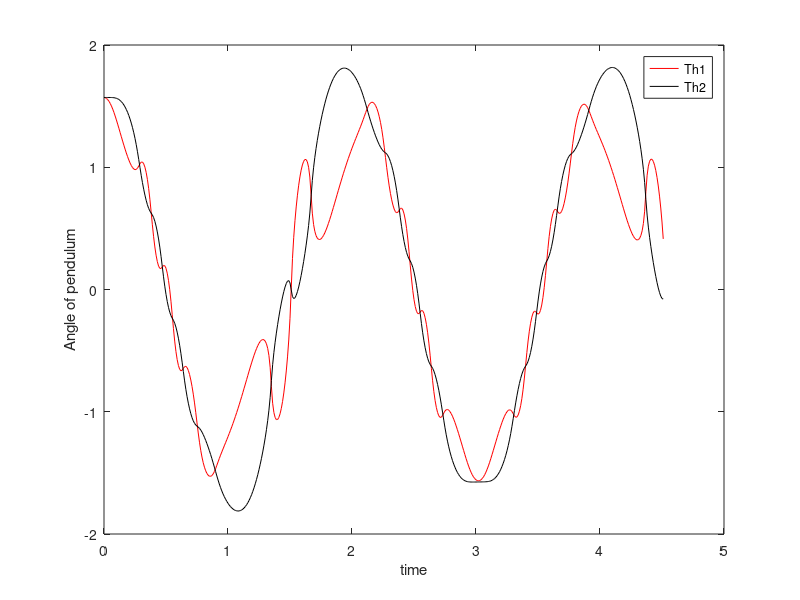
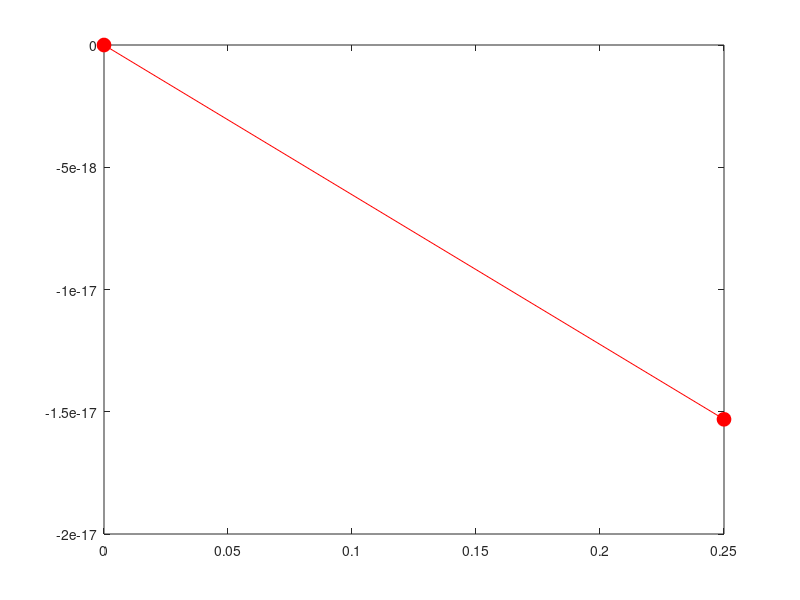

Write the MATLAB code that produced these figures, in order. (Note: this script raises an error after producing the figures.)
%% Mufi 2025 - Lecture 8. - Solution of ODEs
% Double-pendulum problem - m1, m2, L1, L2 
% Diff. eq. derived using Lagrange formalism
% Variables : Th1, Th2 
% ODE variables : 
% x(1) --> Th1, x(2) --> Th1', x(3) --> Th2, x(4) --> Th2'
% (m1+m2)*L1^2*Th1''+m2*L1*L2*cos(Th2-Th1)*Th2'' 
%   - m2*L1*L2*(Th1')^2*sin(Th2-Th1)+(m1+m2)*g*L1*sin(Th1) = 0
% m2*L2*Th2''+m2*L1*L2*TH1''*cos(Th2-Th1)+m2*L1*L2*(Th1')^2
%   - m2*g*L2*sin(Th2) = 0
%  
L1 = 1/4; L2 = 1/2;
m1 = 1; m2 = 10;
g = 9.81;
T1 = sqrt(L1/g); T2 = sqrt(L2/g);
Tmax = 20*max([T1 T2]);
% Tmax = 0.1;
Tspan = [0:0.01:Tmax];
options = odeset('RelTol',1e-5,'Stats','on');
x0 = [pi/2; 0;pi/2;0];
d2theta1 = @(x) (m2*L2*x(4)^2*sin(x(3)-x(1))-(m1+m2)*g*sin(x(1))+m2*cos(x(3)-x(1))*(L1*x(2)^2*sin(x(3)-x(1))+g*sin(x(3))))/(L1*(m1+m2)-m2*L1*(cos(x(3)-x(1))^2));
d2theta2 = @(x) (-cos(x(3)-x(1))*(m2*L2*x(4)^2*sin(x(3)-x(1))-(m1+m2)*g*sin(x(1)))+(m1+m2)*(-L1*x(2)^2*sin(x(3)-x(1))-g*sin(x(3))))/(L2*(m1+m2)-m2*L2*cos(x(3)-x(1))^2);
odeFunc = @(t,x) ([x(2) ; d2theta1(x) ; x(4) ; d2theta2(x)]);
[T,Y] = ode45(odeFunc, Tspan, x0, options);
% [T,Y] = ode45(@(t,x) DPendulum(t,x,m1,m2,L1,L2), Tspan, x0, options);

%%
Th1 = Y(:,1); 
Th2 = Y(:,3);
x1 = L1*sin(Th1);
y1 = L1*cos(Th1);
x2 = x1 + L2*sin(Th2);
y2 = y1 + L2*cos(Th2);
y1 = (-1)*y1; y2 = (-1)*y2;

%% 
figure;
  plot(T,Th1, 'r-',T, Th2, 'k-');
  xlabel('time');
  ylabel('Angle of pendulum');
  legend('Th1','Th2','Location','best');

  %%
figure; 
  plot([0 x1(1)],[0 y1(1)],'r-o','MarkerSize',10,'MarkerFaceColor','r');
  ax = gca;
  ax.NextPlot = 'add'; % hold on;
  plot([x1(1) x2(1)],[y1(1) y2(1)], 'k-o', 'MarkerSize',10,'MarkerFaceColor','k');
  axis([-2 2 -2 2]);

  for id=2:length(T)
    ax.NextPlot = 'replacechildren';
    plot([0 x1(id)],[0 y1(id)],'r-o','MarkerSize',10,'MarkerFaceColor','r');
    ax.NextPlot = 'add';
    plot([x1(id) x2(id)],[y1(id) y2(id)], 'k-o', 'MarkerSize',10,'MarkerFaceColor','k');
    pause(0.02);
  end

%% Functions used in the script
% ODE function of the double pendulum problem
function dy = DPendulum(t,x, m1, m2, L1, L2)
% x(1) --> Th1
% x(2) --> Th1'
% x(3) --> Th2
% x(4) --> Th2'
  g = 9.81;
  Th = [x(1) x(3)];
  Aeh = [(m1+m2)*L1*L1 m2*L1*L2*cos(Th(2)-Th(1));m2*L1*L2*cos(Th(2)-Th(1)) m2*L2];
  B = [m2*L1*L2*(x(2).^2).*sin(Th(2)-Th(1))+(m1+m2)*g*L1*sin(Th(1));
    m2*g*L2*sin(Th(2))-m2*L1*L2*(x(2).^2)];
  xx = inv(Aeh)*B;
  dy = zeros(size(x));
  dy(1) = x(2);
  dy(2) = xx(1);
  dy(3) = x(3);
  dy(4) = xx(2);
end

 
